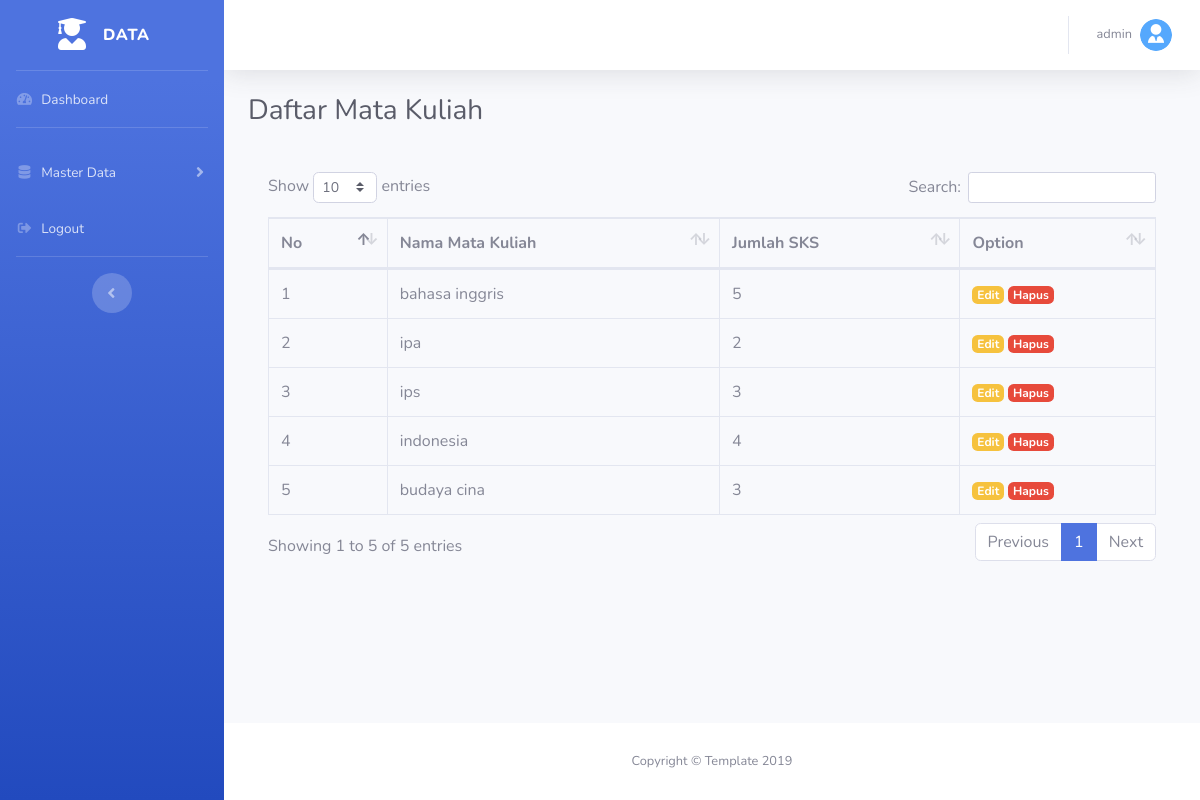
Page /data-matakuliah.php (signed in) on the committed database.
### tables this page shows
CREATE TABLE `mata_kuliah` (
  `id` int(11) NOT NULL,
  `nama_matakuliah` varchar(128) NOT NULL,
  `jumlah_sks` int(11) NOT NULL
);

### function.php (called while the page is built, shortened)
<?php
class database{
	protected $host = "localhost";
	protected $uname = "toor";
	protected $pass = "1";
	protected $db = "kompetensi";
    public $conn;
    function __construct(){
        $this->conn = mysqli_connect($this->host, $this->uname, $this->pass, $this->db)or die(mysqli_error());
    }
    function tampil_data_matakuliah(){
        $data = mysqli_query($this->conn, "SELECT * FROM mata_kuliah");
        while($d = mysqli_fetch_array($data)){
            $hasil[] = $d;
        }
        return $hasil;
    }
}

### table-kuliah.php (the view, shortened to what this page needs)
<div class="card-body">
  <div class="table-responsive">
    <table class="table table-bordered" id="dataTable" width="100%" cellspacing="0">
      <thead>
        <tr>
          <th>No</th>
          <th>Nama Mata Kuliah</th>
          <th>Jumlah SKS</th>
          <th>Option</th>
        </tr>
      </thead>
      <tbody>
      <?php
        $no =1;
        foreach($db->tampil_data_matakuliah() as $x){
      ?>
        <tr>
          <td><?= $no ++;?></td>
          <td><?= $x['nama_matakuliah']; ?></td>
          <td><?= $x['jumlah_sks']; ?></td>
          <td>
          <a href="#" class="badge badge-warning" data-toggle="modal" data-target="#addEditModal<?= $x['id'];?>">Edit</a>
          <a href="#" data-toggle="modal" data-target="#hapusModal<?= $x['id'];?>" class="badge badge-danger">Hapus</a>
          </td>
        </tr>
      <?php  }?>
      </tbody>
    </table>
  </div>
</div>

### auth/auth_header.php (shortened to what this page needs)
<!DOCTYPE html>
<html lang="en">
<head>
    <link href="assets/vendor/fontawesome-free/css/all.min.css" rel="stylesheet" type="text/css">
    <link href="assets/css/sb-admin-2.min.css" rel="stylesheet">
    <link href="assets/vendor/datatables/dataTables.bootstrap4.min.css" rel="stylesheet">
</head>
<body id="page-top">

### data-matakuliah.php (shortened to what this page needs)
<?php
include_once 'function.php';
?>
<?php
        $db = new database();
?>
<?php include "auth/auth_header.php";?>
  <div id="wrapper">
  <?php include "auth/auth_sidebar.php";?>
    <div id="content-wrapper" class="d-flex flex-column">
      <div id="content">
        <?php include "auth/auth_topbar.php";?>
        <div class="container-fluid">
          <h1 class="h3 mb-4 text-gray-800">Daftar Mata Kuliah</h1>
          <?php
            include "table-kuliah.php";
          ?>
        </div>
      </div>
<?php
  include "auth/auth_footer.php";
?>

### auth/auth_sidebar.php (shortened to what this page needs)
<ul class="navbar-nav bg-gradient-primary sidebar sidebar-dark accordion" id="accordionSidebar">
<a class="sidebar-brand d-flex align-items-center justify-content-center" href="#">
  <div class="sidebar-brand-icon">
    <i class="fas fa-user-graduate"></i>
  </div>
  <div class="sidebar-brand-text mx-3">Data</div>
</a>
<hr class="sidebar-divider my-0">
<li class="nav-item">
  <a class="nav-link" href="dashboard.php">
    <i class="fas fa-fw fa-tachometer-alt"></i>
    <span>Dashboard</span></a>
</li>
<hr class="sidebar-divider">
<?php
  if($_SESSION['roles'] == 0){
?>
<li class="nav-item">
  <a class="nav-link collapsed" href="#" data-toggle="collapse" data-target="#collapseUtilities" aria-expanded="true" aria-controls="collapseUtilities">
    <i class="fas fa-fw fa-database"></i>
    <span>Master Data</span>
  </a>
</li>
<?php
  }
?>
<li class="nav-item">
  <a class="nav-link" href="#" data-toggle="modal" data-target="#logoutModal">
    <i class="fas fa-fw fa-sign-out-alt"></i>
    <span>Logout</span></a>
</li>
<hr class="sidebar-divider d-none d-md-block">
<div class="text-center d-none d-md-inline">
    <button class="rounded-circle border-0" id="sidebarToggle"></button>
</div>
</ul>

### auth/auth_topbar.php (shortened to what this page needs)
<nav class="navbar navbar-expand navbar-light bg-white topbar mb-4 static-top shadow">
<ul class="navbar-nav ml-auto">
  <li class="nav-item dropdown no-arrow">
    <a class="nav-link dropdown-toggle" href="#" id="userDropdown" role="button" data-toggle="dropdown" aria-haspopup="true" aria-expanded="false">
      <span class="mr-2 d-none d-lg-inline text-gray-600 small"><?= $_SESSION['username'];?></span>
      <img class="img-profile rounded-circle" src="assets/img/admin.png">
    </a>
  </li>
</ul>
</nav>

### auth/auth_footer.php (shortened to what this page needs)
    <footer class="sticky-footer bg-white">
        <div class="container my-auto">
            <div class="copyright text-center my-auto">
                <span>Copyright &copy; Template 2019</span>
            </div>
        </div>
    </footer>
    </div>
</div>
    </body>
</html>

### rows in the picture
mata_kuliah: nama_matakuliah "bahasa inggris", jumlah_sks "5"
mata_kuliah: nama_matakuliah "ipa", jumlah_sks "2"
mata_kuliah: nama_matakuliah "ips", jumlah_sks "3"
mata_kuliah: nama_matakuliah "indonesia", jumlah_sks "4"
mata_kuliah: nama_matakuliah "budaya cina", jumlah_sks "3"

### other values in the picture
$_SESSION['username'] "admin"
